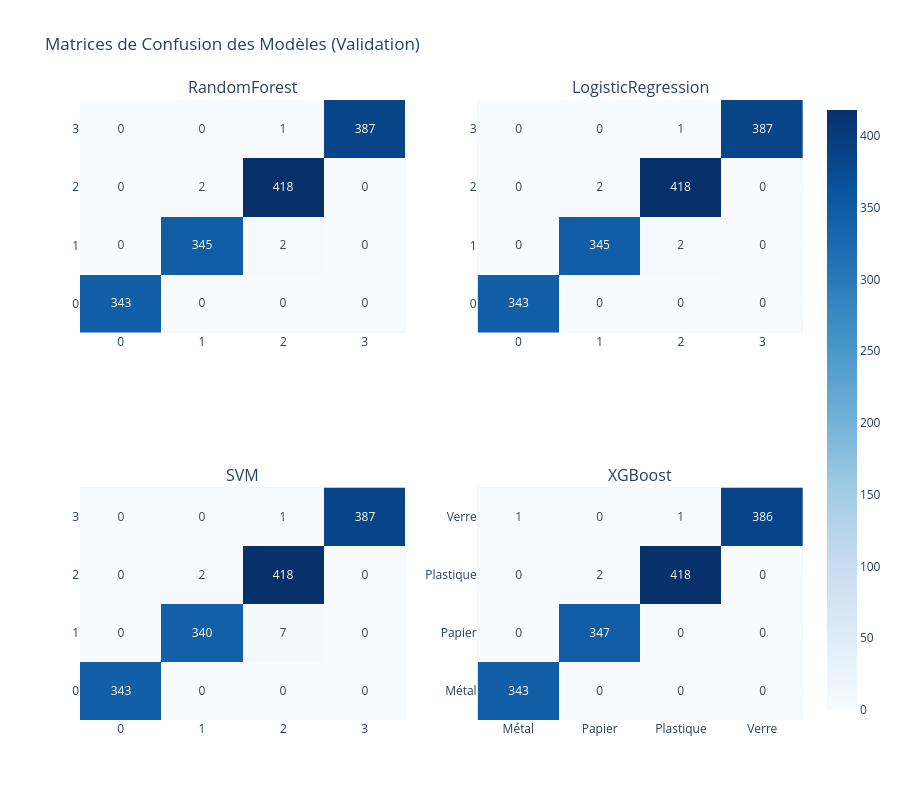

Source (notebook cell):
### Code cell
from plotly.subplots import make_subplots
fig_cm = make_subplots(rows=2, cols=2, subplot_titles=list(models.keys()))

for i, (name, res) in enumerate(results.items()):
    r, c = divmod(i, 2)
    if name == 'XGBoost':
        cm = confusion_matrix(y_val_enc, res['preds'])
        labels = le.classes_
    else:
        cm = confusion_matrix(y_val, res['preds'])
        labels = model.classes_
        
    fig_cm.add_trace(
        go.Heatmap(z=cm, x=labels, y=labels, coloraxis="coloraxis", text=cm, texttemplate="%{text}"),
        row=r+1, col=c+1
    )

fig_cm.update_layout(title_text="Matrices de Confusion des Modèles (Validation)", height=800, coloraxis={'colorscale':'Blues'})
fig_cm.show()

### Figure 1 — Plotly figure (JSON) as saved in the notebook; plotly's stock layout.template omitted (floating-point values rounded to 4 significant figures)
{"data": [{"coloraxis": "coloraxis", "text": [[343, 0, 0, 0], [0, 345, 2, 0], [0, 2, 418, 0], [0, 0, 1, 387]], "texttemplate": "%{text}", "type": "heatmap", "x": [0, 1, 2, 3], "xaxis": "x", "y": [0, 1, 2, 3], "yaxis": "y", "z": [[343, 0, 0, 0], [0, 345, 2, 0], [0, 2, 418, 0], [0, 0, 1, 387]]}, {"coloraxis": "coloraxis", "text": [[343, 0, 0, 0], [0, 345, 2, 0], [0, 2, 418, 0], [0, 0, 1, 387]], "texttemplate": "%{text}", "type": "heatmap", "x": [0, 1, 2, 3], "xaxis": "x2", "y": [0, 1, 2, 3], "yaxis": "y2", "z": [[343, 0, 0, 0], [0, 345, 2, 0], [0, 2, 418, 0], [0, 0, 1, 387]]}, {"coloraxis": "coloraxis", "text": [[343, 0, 0, 0], [0, 340, 7, 0], [0, 2, 418, 0], [0, 0, 1, 387]], "texttemplate": "%{text}", "type": "heatmap", "x": [0, 1, 2, 3], "xaxis": "x3", "y": [0, 1, 2, 3], "yaxis": "y3", "z": [[343, 0, 0, 0], [0, 340, 7, 0], [0, 2, 418, 0], [0, 0, 1, 387]]}, {"coloraxis": "coloraxis", "text": [[343, 0, 0, 0], [0, 347, 0, 0], [0, 2, 418, 0], [1, 0, 1, 386]], "texttemplate": "%{text}", "type": "heatmap", "x": ["Métal", "Papier", "Plastique", "Verre"], "xaxis": "x4", "y": ["Métal", "Papier", "Plastique", "Verre"], "yaxis": "y4", "z": [[343, 0, 0, 0], [0, 347, 0, 0], [0, 2, 418, 0], [1, 0, 1, 386]]}], "layout": {"annotations": [{"font": {"size": 16}, "showarrow": false, "text": "RandomForest", "x": 0.225, "xanchor": "center", "xref": "paper", "y": 1, "yanchor": "bottom", "yref": "paper"}, {"font": {"size": 16}, "showarrow": false, "text": "LogisticRegression", "x": 0.775, "xanchor": "center", "xref": "paper", "y": 1, "yanchor": "bottom", "yref": "paper"}, {"font": {"size": 16}, "showarrow": false, "text": "SVM", "x": 0.225, "xanchor": "center", "xref": "paper", "y": 0.375, "yanchor": "bottom", "yref": "paper"}, {"font": {"size": 16}, "showarrow": false, "text": "XGBoost", "x": 0.775, "xanchor": "center", "xref": "paper", "y": 0.375, "yanchor": "bottom", "yref": "paper"}], "coloraxis": {"colorscale": [[0, "rgb(247,251,255)"], [0.125, "rgb(222,235,247)"], [0.25, "rgb(198,219,239)"], [0.375, "rgb(158,202,225)"], [0.5, "rgb(107,174,214)"], [0.625, "rgb(66,146,198)"], [0.75, "rgb(33,113,181)"], [0.875, "rgb(8,81,156)"], [1, "rgb(8,48,107)"]]}, "height": 800, "title": {"text": "Matrices de Confusion des Modèles (Validation)"}, "xaxis": {"anchor": "y", "domain": [0, 0.45]}, "xaxis2": {"anchor": "y2", "domain": [0.55, 1]}, "xaxis3": {"anchor": "y3", "domain": [0, 0.45]}, "xaxis4": {"anchor": "y4", "domain": [0.55, 1]}, "yaxis": {"anchor": "x", "domain": [0.625, 1]}, "yaxis2": {"anchor": "x2", "domain": [0.625, 1]}, "yaxis3": {"anchor": "x3", "domain": [0, 0.375]}, "yaxis4": {"anchor": "x4", "domain": [0, 0.375]}}}
